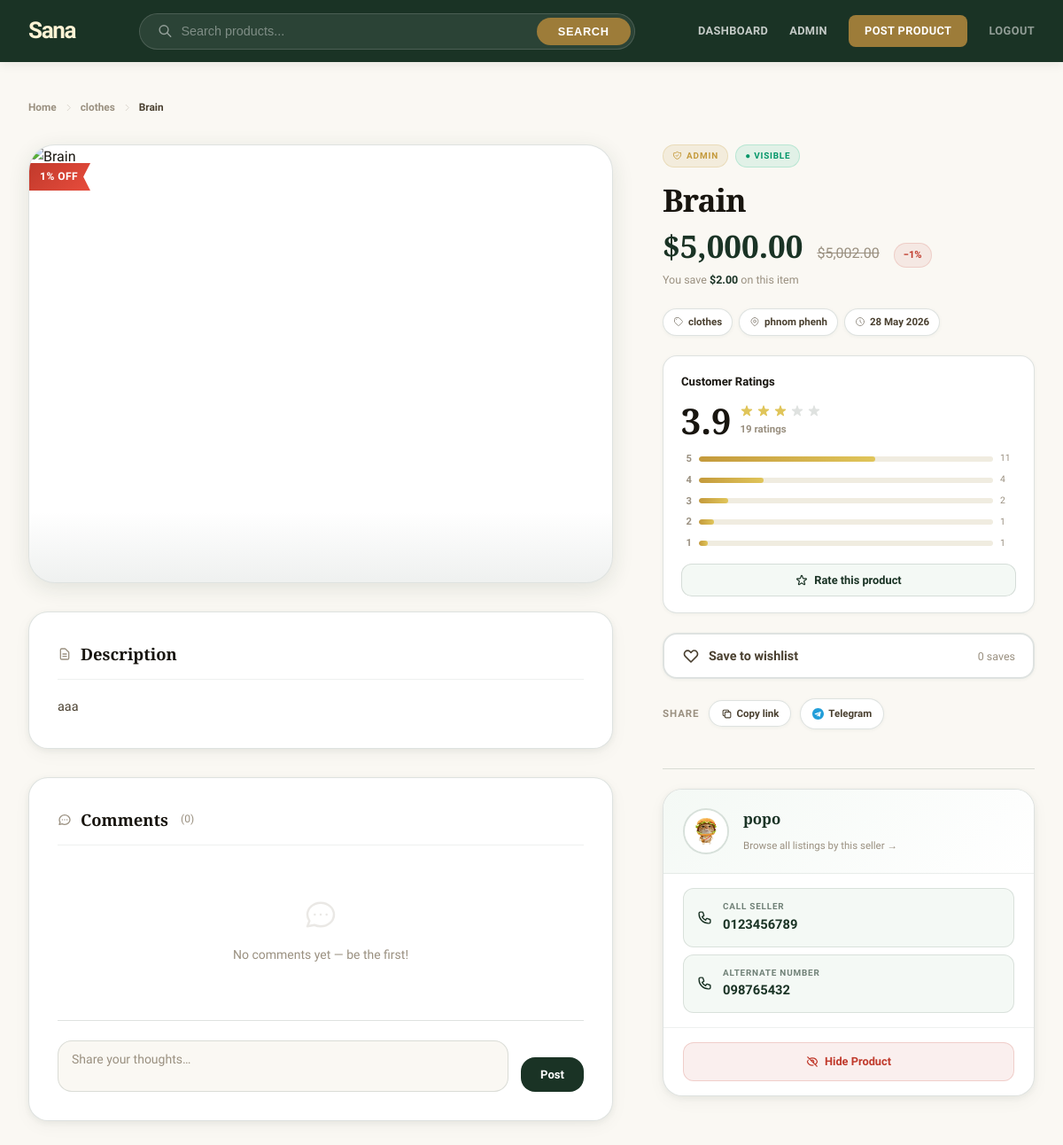
The app's page /views/product_detail.php?id=7 (signed in) with its own data.
### tables this page shows
CREATE TABLE `product` (
  `id` int(11) NOT NULL,
  `name` varchar(200) NOT NULL,
  `product_image_id` int(11) NOT NULL,
  `category_id` int(11) NOT NULL,
  `owner_id` int(11) NOT NULL,
  `profile_id` int(11) NOT NULL,
  `location` varchar(200) DEFAULT NULL,
  `prices` decimal(10,2) DEFAULT NULL,
  `discounts` decimal(10,2) DEFAULT NULL,
  `showed` tinyint(1) NOT NULL DEFAULT 1,
  `description` text DEFAULT NULL,
  `liked_id` int(11) NOT NULL,
  `comment_id` int(11) NOT NULL,
  `created_at` timestamp NOT NULL DEFAULT current_timestamp(),
  `updated_at` timestamp NOT NULL DEFAULT current_timestamp() ON UPDATE current_timestamp()
);

CREATE TABLE `category` (
  `id` int(11) NOT NULL,
  `name` varchar(50) NOT NULL,
  `category_image` varchar(200) NOT NULL,
  `created_at` timestamp NOT NULL DEFAULT current_timestamp(),
  `updated_at` timestamp NOT NULL DEFAULT current_timestamp() ON UPDATE current_timestamp()
);

CREATE TABLE `user_profile` (
  `id` int(11) NOT NULL,
  `user_id` int(11) NOT NULL,
  `gender_id` int(11) DEFAULT NULL,
  `bio` varchar(200) DEFAULT NULL,
  `user_image` varchar(200) DEFAULT NULL,
  `background_image` varchar(200) DEFAULT NULL,
  `phone1` varchar(15) NOT NULL,
  `phone2` varchar(15) DEFAULT NULL,
  `created_at` timestamp NOT NULL DEFAULT current_timestamp(),
  `updated_at` timestamp NOT NULL DEFAULT current_timestamp() ON UPDATE current_timestamp()
);

CREATE TABLE `user` (
  `id` int(11) NOT NULL,
  `name` varchar(50) NOT NULL,
  `first_name` varchar(50) NOT NULL,
  `last_name` varchar(50) NOT NULL,
  `email` varchar(50) DEFAULT NULL,
  `password` varchar(255) DEFAULT NULL,
  `provider` varchar(200) DEFAULT NULL,
  `provider_id` varchar(200) DEFAULT NULL,
  `avatar` tinyint(1) NOT NULL DEFAULT 0,
  `is_admin` tinyint(1) NOT NULL DEFAULT 0,
  `can_post` tinyint(1) DEFAULT 0,
  `request_post_permission` tinyint(1) DEFAULT 0,
  `created_at` timestamp NOT NULL DEFAULT current_timestamp(),
  `updated_at` timestamp NOT NULL DEFAULT current_timestamp() ON UPDATE current_timestamp()
);

### views/product_detail.php (the view, shortened to what the rows shown need)
<?php
require_once '../configs/connect.php';
require_once '../repos/ProductRepository.php';
require_once '../repos/LikeRepository.php';
require_once '../repos/CommentRepository.php';
$productRepo = new ProductRepository($conn);
$product     = $productRepo->getById((int)$_GET['id']);
$likeRepo  = new LikeRepository($conn);
$hasLiked  = isset($_SESSION['user_id']) ? $likeRepo->hasLiked($_SESSION['user_id'], $product['id']) : false;
$commentRepo = new CommentRepository($conn);
$comments    = $commentRepo->getAllByProductId($product['id']);
$images = [];
if (!empty($product['main_image'])) $images[] = $product['main_image'];
$originalPrice   = $product['prices'] + ($product['discounts'] ?? 0);
$discountPercent = ($product['discounts'] > 0) ? ceil(($product['discounts'] / $originalPrice) * 100) : 0;
$isAdmin         = isset($_SESSION['is_admin']) && $_SESSION['is_admin'];
?>
<!DOCTYPE html>
<html lang="en">
<head>
</head>
<body>
    <div class="page-wrap">
        <nav class="breadcrumb">
            <a href="home.php">Home</a>
            <svg fill="none" stroke="currentColor" viewBox="0 0 24 24"><path stroke-linecap="round" stroke-linejoin="round" stroke-width="2" d="M9 5l7 7-7 7"/></svg>
            <a href="home.php?category_id=<?php echo (int)$product['category_id']; ?>"><?php echo htmlspecialchars($product['category_name']); ?></a>
            <svg fill="none" stroke="currentColor" viewBox="0 0 24 24"><path stroke-linecap="round" stroke-linejoin="round" stroke-width="2" d="M9 5l7 7-7 7"/></svg>
            <span class="breadcrumb-current"><?php echo htmlspecialchars($product['name']); ?></span>
        </nav>
        <div class="product-grid">
            <div>
                <div class="gallery animate-in">
                    <div class="main-photo" id="mainPhoto" onclick="openZoom(this.querySelector('img').src)">
                        <img id="mainImage" src="../uploads/products/<?php echo htmlspecialchars(reset($images)); ?>" alt="<?php echo htmlspecialchars($product['name']); ?>">
                        <?php if ($discountPercent > 0): ?>
                            <div class="ribbon"><?php echo $discountPercent; ?>% OFF</div>
                        <?php endif; ?>
                    </div>
                </div>
                <div class="section-card animate-in animate-in-d1">
                    <h2 class="section-title">
                        <svg fill="none" stroke="currentColor" viewBox="0 0 24 24"><path stroke-linecap="round" stroke-linejoin="round" stroke-width="2" d="M9 12h6m-6 4h6m2 5H7a2 2 0 01-2-2V5a2 2 0 012-2h5.586a1 1 0 01.707.293l5.414 5.414a1 1 0 01.293.707V19a2 2 0 01-2 2z"/></svg>
                        Description
                    </h2>
                    <p class="desc-text"><?php echo nl2br(htmlspecialchars($product['description'] ?? 'No description provided.')); ?></p>
                </div>
                <div class="section-card animate-in animate-in-d2">
                    <h2 class="section-title">
                        <svg fill="none" stroke="currentColor" viewBox="0 0 24 24"><path stroke-linecap="round" stroke-linejoin="round" stroke-width="2" d="M8 12h.01M12 12h.01M16 12h.01M21 12c0 4.418-4.03 8-9 8a9.863 9.863 0 01-4.255-.949L3 20l1.395-3.72C3.512 15.042 3 13.574 3 12c0-4.418 4.03-8 9-8s9 3.582 9 8z"/></svg>
                        Comments
                        <span class="section-count">(<?php echo count($comments); ?>)</span>
                    </h2>
                </div>
            </div>
            <div class="info-panel animate-in animate-in-d1">
                <?php if ($isAdmin): ?>
                    <div class="status-row">
                        <span class="admin-badge">
                        </span>
                        <span class="visibility-tag <?php echo $product['showed'] ? 'tag-visible' : 'tag-hidden'; ?>">
                        </span>
                    </div>
                <?php endif; ?>
                <h1 class="product-name"><?php echo htmlspecialchars($product['name']); ?></h1>
                <div class="price-section">
                    <div class="price-main-row">
                        <span class="price-now">$<?php echo number_format($product['prices'], 2); ?></span>
                        <?php if ($discountPercent > 0): ?>
                            <span class="price-was">$<?php echo number_format($originalPrice, 2); ?></span>
                            <span class="discount-pill">−<?php echo $discountPercent; ?>%</span>
                        <?php endif; ?>
                    </div>
                    <?php if ($discountPercent > 0): ?>
                        <p class="price-save-note">You save <strong>$<?php echo number_format($product['discounts'], 2); ?></strong> on this item</p>
                    <?php endif; ?>
                </div>
                <div class="meta-strip">
                    <span class="chip">
                        <svg fill="none" stroke="currentColor" viewBox="0 0 24 24"><path stroke-linecap="round" stroke-linejoin="round" stroke-width="2" d="M7 7h.01M7 3h5c.512 0 1.024.195 1.414.586l7 7a2 2 0 010 2.828l-7 7a2 2 0 01-2.828 0l-7-7A1.994 1.994 0 013 12V7a4 4 0 014-4z"/></svg>
                        <?php echo htmlspecialchars($product['category_name']); ?>
                    </span>
                    <?php if (!empty($product['location'])): ?>
                    <span class="chip">
                        <svg fill="none" stroke="currentColor" viewBox="0 0 24 24"><path stroke-linecap="round" stroke-linejoin="round" stroke-width="2" d="M17.657 16.657L13.414 20.9a1.998 1.998 0 01-2.827 0l-4.244-4.243a8 8 0 1111.314 0zM15 11a3 3 0 11-6 0 3 3 0 016 0z"/></svg>
                        <?php echo htmlspecialchars($product['location']); ?>
                    </span>
                    <?php endif; ?>
                    <span class="chip">
                        <svg fill="none" stroke="currentColor" viewBox="0 0 24 24"><path stroke-linecap="round" stroke-linejoin="round" stroke-width="2" d="M12 8v4l3 3m6-3a9 9 0 11-18 0 9 9 0 0118 0z"/></svg>
                        <?php
                        $diff = time() - strtotime($product['created_at']);
                        if ($diff < 86400)        echo 'Posted today';
                        elseif ($diff < 604800)   echo floor($diff/86400).'d ago';
                        else                       echo date('d M Y', strtotime($product['created_at']));
                        ?>
                    </span>
                </div>
                <?php
                $pseudoRating = 3.5 + (($product['id'] * 7) % 15) / 10;
                $pseudoRating = min(5, $pseudoRating);
                $totalReviews = 12 + ($product['id'] % 40);
                $bars = [5=>60, 4=>22, 3=>10, 2=>5, 1=>3];
                ?>
                <div class="rating-section">
                    <div class="rating-header">
                    </div>
                    <div class="rating-summary">
                        <span class="rating-big-num"><?php echo number_format($pseudoRating, 1); ?></span>
                        <div class="rating-stars-col">
                            <div class="stars-row">
                                <?php for ($s = 1; $s <= 5; $s++): ?>
                                    <svg class="star <?php echo $s <= floor($pseudoRating) ? 'star-full' : 'star-empty'; ?>" viewBox="0 0 24 24" fill="currentColor">
                                        <path d="M11.049 2.927c.3-.921 1.603-.921 1.902 0l1.519 4.674a1 1 0 00.95.69h4.915c.969 0 1.371 1.24.588 1.81l-3.976 2.888a1 1 0 00-.363 1.118l1.518 4.674c.3.922-.755 1.688-1.538 1.118l-3.976-2.888a1 1 0 00-1.176 0l-3.976 2.888c-.783.57-1.838-.197-1.538-1.118l1.518-4.674a1 1 0 00-.363-1.118l-3.976-2.888c-.784-.57-.38-1.81.588-1.81h4.914a1 1 0 00.951-.69l1.519-4.674z"/>
                                    </svg>
                                <?php endfor; ?>
                            </div>
                            <div class="rating-count-label"><?php echo $totalReviews; ?> ratings</div>
                        </div>
                    </div>
                    <div class="rating-bars">
                        <?php foreach ($bars as $star => $pct): ?>
                        <div class="rating-bar-row">
                            <span class="rating-bar-label"><?php echo $star; ?></span>
                            <div class="rating-bar-track">
                                <div class="rating-bar-fill" style="width: <?php echo $pct; ?>%" data-width="<?php echo $pct; ?>"></div>
                            </div>
                            <span class="rating-bar-count"><?php echo round($totalReviews * $pct / 100); ?></span>
                        </div>
                        <?php endforeach; ?>
                    </div>
                    <?php if (isset($_SESSION['user_id'])): ?>
                    <button class="write-review-btn" id="writeReviewBtn" onclick="toggleReview()">
                    </button>
                    <?php endif; ?>
                </div>
                <div class="like-wrap">
                    <button class="like-btn <?php echo $hasLiked ? 'liked' : ''; ?>"
                            id="likeBtn"
                            <?php if (!isset($_SESSION['user_id'])): ?>onclick="window.location='login.php'"<?php endif; ?>
                            data-product-id="<?php echo $product['id']; ?>"
                            data-csrf="<?php echo htmlspecialchars($_SESSION['csrf_token'] ?? ''); ?>">
                    </button>
                </div>
                <div class="share-strip">
                    <span class="share-label">Share</span>
                    <button class="share-btn" onclick="copyLink()">
                    </button>
                    <a href="https://t.me/share/url?url=<?php echo urlencode('http://'.$_SERVER['HTTP_HOST'].$_SERVER['REQUEST_URI']); ?>&text=<?php echo urlencode($product['name']); ?>" target="_blank" class="share-btn">
                    </a>
                </div>
                <div class="divider"></div>
                <div class="seller-card">
                    <div class="seller-header">
                        <div class="seller-avatar">
                            <?php if (!empty($product['owner_image'])): ?>
                                <img src="../uploads/profiles/<?php echo htmlspecialchars($product['owner_image']); ?>" alt="<?php echo htmlspecialchars($product['owner_name']); ?>">
                            <?php else: ?>
                                <svg fill="none" stroke="currentColor" viewBox="0 0 24 24"><path stroke-linecap="round" stroke-linejoin="round" stroke-width="1.5" d="M16 7a4 4 0 11-8 0 4 4 0 018 0zM12 14a7 7 0 00-7 7h14a7 7 0 00-7-7z"/></svg>
                            <?php endif; ?>
                        </div>
                        <div>
                            <a href="home.php?seller=<?php echo urlencode($product['owner_name']); ?>" class="seller-name-link">
                                <?php echo htmlspecialchars($product['owner_name']); ?>
                            </a>
                            <span class="seller-sub">Browse all listings by this seller →</span>
                        </div>
                    </div>
                    <div class="seller-phones">
                        <?php if (!empty($product['phone1'])): ?>
                            <a href="tel:<?php echo htmlspecialchars($product['phone1']); ?>" class="phone-btn">
                                <div>
                                    <span class="phone-label">Call Seller</span>
                                    <span class="phone-number"><?php echo htmlspecialchars($product['phone1']); ?></span>
                                </div>
                            </a>
                        <?php endif; ?>
                        <?php if (!empty($product['phone2'])): ?>
                            <a href="tel:<?php echo htmlspecialchars($product['phone2']); ?>" class="phone-btn">
                                <div>
                                    <span class="phone-label">Alternate Number</span>
                                    <span class="phone-number"><?php echo htmlspecialchars($product['phone2']); ?></span>
                                </div>
                            </a>
                        <?php endif; ?>
                    </div>
                    <?php if ($isAdmin): ?>
                        <div class="admin-controls">
                        </div>
                    <?php endif; ?>
                </div>
            </div>
        </div>
    </div>
</body>
</html>

### records on screen
product: category.name "clothes", name "Brain", discountPercent "1", description "aaa", prices "5,000.00", originalPrice "5,002.00", discounts "2.00", location "phnom phenh", created_at "28 May 2026", id "3.9", id "19", $totalReviews*$pct/100 "11", $totalReviews*$pct/100 "4", $totalReviews*$pct/100 "2", $totalReviews*$pct/100 "1", profile.user_image (picture), owner.name "popo", profile.phone1 "0123456789", profile.phone2 "098765432"

### other values on screen
count($comments) "0"
$star "5"
$star "4"
$star "3"
$star "2"
$star "1"
$likeCount "0"
